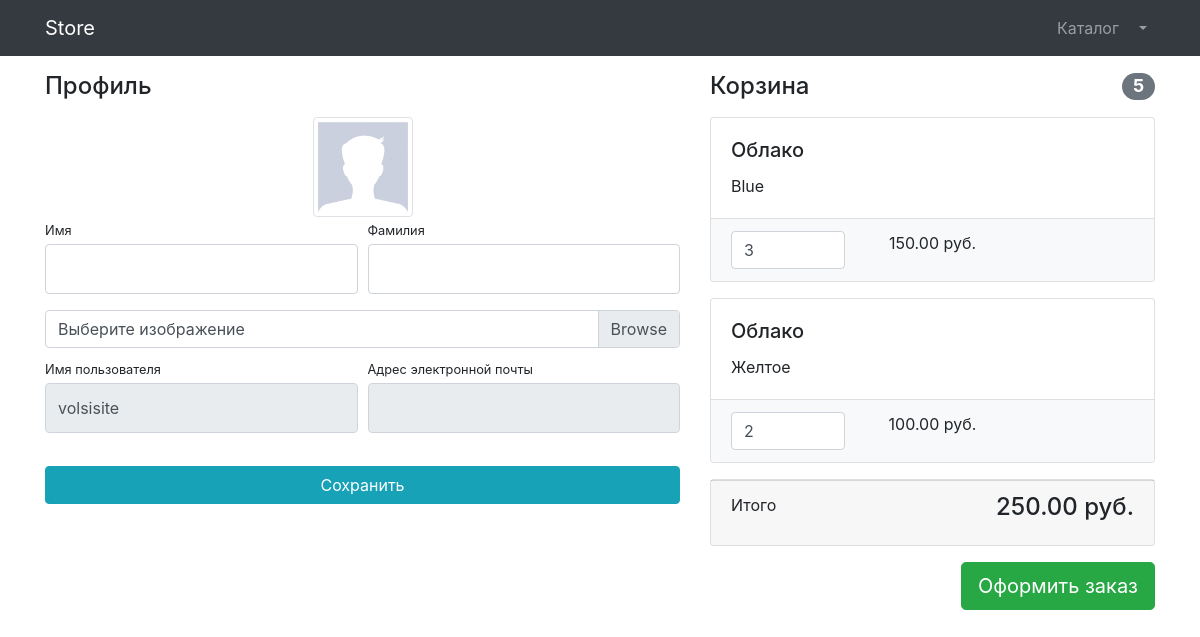
Before: /users/profile/ (signed in) with the older database file.
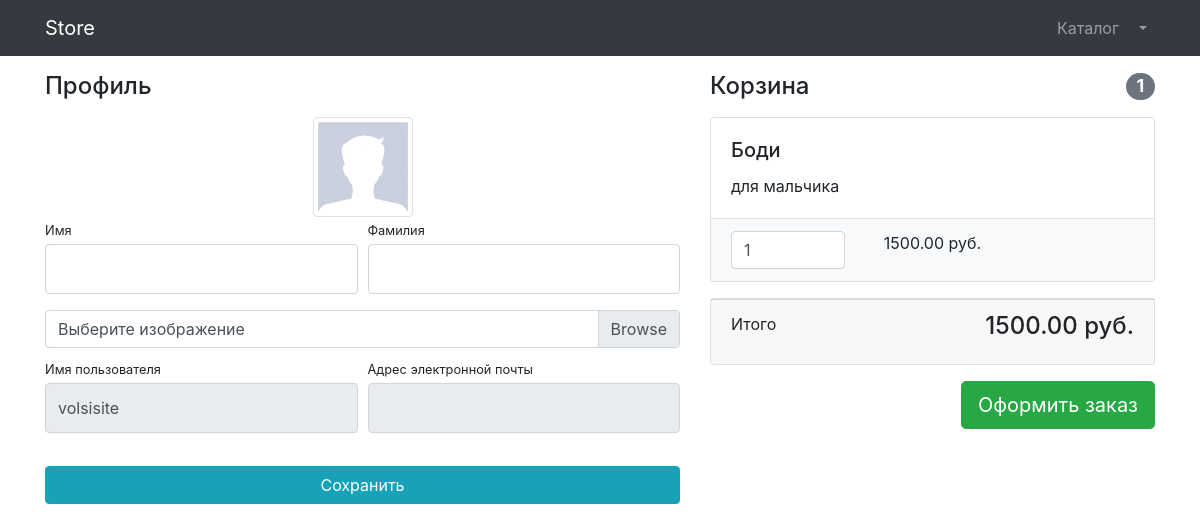
After: the same page with the newer database file.
### users/models.py (models this page shows)
class User(AbstractUser):
    image = models.ImageField(upload_to='users_image', null=True, blank=True)

### products/models.py (models this page shows, shortened)
class Basket(models.Model):
    user = models.ForeignKey(to=User, on_delete=models.CASCADE)
    products = models.ForeignKey(to=Product, on_delete=models.CASCADE)
    quantity = models.PositiveSmallIntegerField(default=0)
    created_timestamp = models.DateTimeField(auto_now_add=True)
    objects = BasketQuerySet.as_manager()
    def sum(self):
        return self.products.price * self.quantity

class Product(models.Model):
     name = models.CharField(max_length=256)
     description = models.TextField(null=True, blank=True)
     size = models.CharField(max_length=256)
     price = models.DecimalField(max_digits=7, decimal_places=2)
     quantity = models.PositiveIntegerField(default=0)
     image = models.ImageField(upload_to='products_images')
     category = models.ForeignKey(to=ProductCategory, on_delete=models.CASCADE)
     class Meta:
        verbose_name = 'Товар'
        verbose_name_plural = 'Товары'

### users/views.py (the view)
# urls.py: path('profile/', profile, name='profile'),
@login_required
@csrf_exempt
def profile(request):
    if request.method == 'POST':
        form = UserProfileForm(instance=request.user,  data=request.POST, files=request.FILES)
        if form.is_valid():
            form.save()
            return HttpResponseRedirect(reverse('users:profile'))
        else:
            print(form.errors)
    else:
        form = UserProfileForm(instance=request.user)
    context = {
        'title': 'Store - Профиль',
        'form': form,
        'productBaskets': Basket.objects.filter(user=request.user),
    }
    return render(request, 'users/profile.html', context)

### users/forms.py
class UserProfileForm(UserChangeForm):
    first_name = forms.CharField(widget=forms.TextInput(attrs={'class': 'form-control py-4'}))
    last_name = forms.CharField(widget=forms.TextInput(attrs={'class': 'form-control py-4'}))
    image = forms.ImageField(widget=forms.FileInput(attrs={'class': 'custom-file-input'}), required=False)
    username = forms.CharField(widget=forms.TextInput(attrs={'class': 'form-control py-4', 'readonly':True }))
    email = forms.CharField(widget=forms.EmailInput(attrs={'class': 'form-control py-4', 'readonly':True }))
    class Meta:
        model = User
        fields = ('first_name', 'last_name', 'image', 'username', 'email')

### products/models.py (called while the page is built)
    def total_sum(self):
        return sum(basket.sum() for basket in self)

    def total_quantity(self):
        return sum(basket.quantity for basket in self)

### users/templates/users/profile.html (shortened to what this page needs)
{% extends 'products/base.html'%}
{% load static %}
 {% block css %}
    <link rel="stylesheet" href="{%static '/vendor/css/profile.css'%}">
 {% endblock %}
 {% block content %}
<div class="container">
    <div class="row">
        <div class="col-lg-7">
            <h4 class="mt-3 mb-3">Профиль</h4>
            <div class="col-lg-12 text-center">
                <img width="100" height="100"
                     src="{% if user.image%} {{user.image.url}} {% else %} {%static 'vendor/img/users/default_avatar.jpg'%}{%endif%}"
                     class="img-thumbnail">
            </div>
            <form action="{%url 'users:profile' %}" method="post" enctype="multipart/form-data">
                <div class="form-row">
                    <div class="col-lg-6">
                        <div class="form-group">
                            <label class="small mb-1" for="{{form.first_name.id_for_label}}">Имя</label>
                            {{ form.first_name }}
                        </div>
                    </div>
                    <div class="col-lg-6">
                        <div class="form-group">
                            <label class="small mb-1" for="{{form.last_name.id_for_label}}">Фамилия</label>
                           {{form.last_name}}
                        </div>
                    </div>
                </div>
                <div class="form-row mb-2">
                    <div class="col-lg-12">
                        <div class="custom-file">
                            <label class="custom-file-label" for="{{form.image.id_for_label}}">Выберите изображение</label>
                        </div>
                    </div>
                </div>
                <div class="form-row">
                    <div class="col-lg-6">
                        <label class="small mb-1" for="{{form.username.id_for_label}}">Имя пользователя</label>
                          {{form.username}}
                    </div>
                    <div class="col-lg-6">
                        <label class="small mb-1" for=" {{form.email.id_for_label}}">Адрес электронной
                            почты</label>
                       {{form.email}}
                    </div>
                </div>
                <div class="form-row">
                    <div class="col-lg-12" style="margin-top: 33px;">
                        <input class="btn btn-info btn-block" type="submit" value="Сохранить">
                    </div>
                </div>
            </form>
        </div>
        <div class="col-lg-5">
        {% include 'products/baskets.html'%}
        </div>
    </div>
</div>
 {% endblock %}

### products/templates/products/base.html (shortened to what this page needs)
<!DOCTYPE html>
{% load static %}
<html lang="en">
<head>
    <link href="{%static 'vendor/bootstrap/css/bootstrap.min.css'%}" rel="stylesheet">
    {% block css %}  {% endblock %}
</head>
<body>
<nav class="navbar navbar-expand-lg navbar-dark bg-dark fixed-top">
    <div class="container">
        <a class="navbar-brand" href="{% url 'index'%}">Store</a>
        <div class="collapse navbar-collapse" id="navbarResponsive">
            <ul class="navbar-nav ml-auto">
                <li class="nav-item">
                    <a class="nav-link" href="{% url 'products:index' %}">Каталог  </a>
                </li>
                {% if user.is_authenticated%}
                <li class="nav-item dropdown">
                    <a class="nav-link dropdown-toggle" href="#" id="navbarDropdown" role="button"
                       data-bs-toggle="dropdown" aria-expanded="false">
                    </a>
                </li>
                {%else%}
                <li class="nav-item">
                    <a class="nav-link" href="{% url 'users:login' %}">Войти <i class="fas fa-sign-in-alt"></i></a>
                </li>
                {%endif%}
            </ul>
        </div>
    </div>
</nav>
         {% block content %}  {% endblock %}
</body>
</html>

### products/templates/products/baskets.html (shortened to what this page needs)
{% if productBaskets %}
<h4 class="mt-3 mb-3 d-flex justify-content-between align-items-center mb-3">
    Корзина <span class="badge badge-secondary badge-pill">{{productBaskets.total_quantity}}</span>
</h4>
{% for basket in productBaskets%}
<div class="card mb-3">
    <div class="card-body">
        <h5 class="card-title">{{basket.products.name}}</h5>
        <p class="card-text">{{basket.products.description}}</p>
    </div>
    <ul class="list-group list-group-flush">
        <li class="list-group-item bg-light">
            <div class="row text-center">
                <div class="col-lg-4">
                    <input name="basketID" type="number" class="form-control"
                           value="{{basket.quantity}}" min="0">
                </div>
                <div class="col-lg-4">{{basket.sum}} руб.</div>
                <div class="col-lg-4">
                </div>
            </div>
        </li>
    </ul>
</div>
{%endfor%}
<div class="card mb-3">
    <div class="card-footer">
        <p class="float-left">Итого</p>
        <h4 class="float-right">{{productBaskets.total_sum}} руб.</h4>
    </div>
</div>
<a class="btn btn-success btn-lg float-right" href="../orders/order-create.html">
    Оформить заказ
</a>
{%else%}
<h4 class="mt-3 mb-3 text-center">
    Корзина пуста
</h4>
{%endif%}

Changed rows visible on the page:
removed Basket: total_quantity "5", products.name "Облако", products.description "Blue", basketID "3", sum "150.00", total_sum "250.00"
removed Basket: products.name "Облако", products.description "Желтое", basketID "2", sum "100.00"
added Basket: total_quantity "1", products.name "Боди", products.description "для мальчика", basketID "1", sum "1500.00", total_sum "1500.00"
